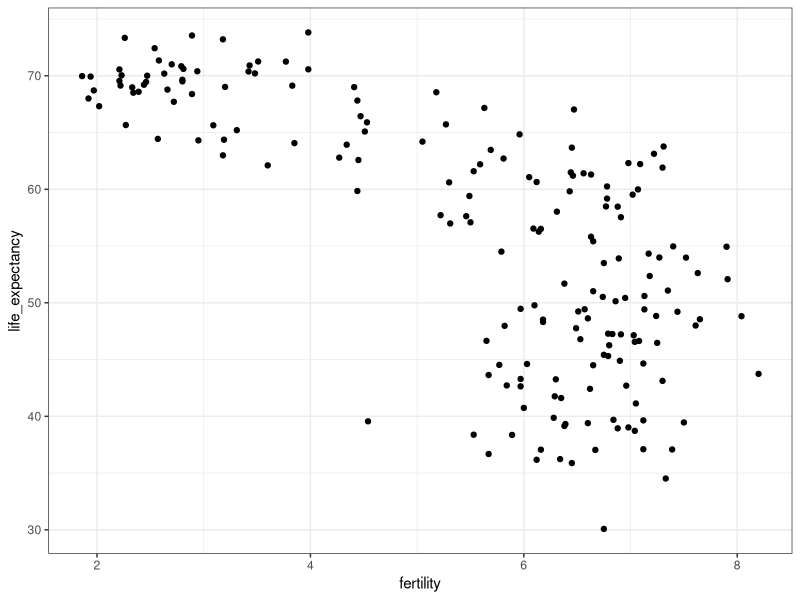
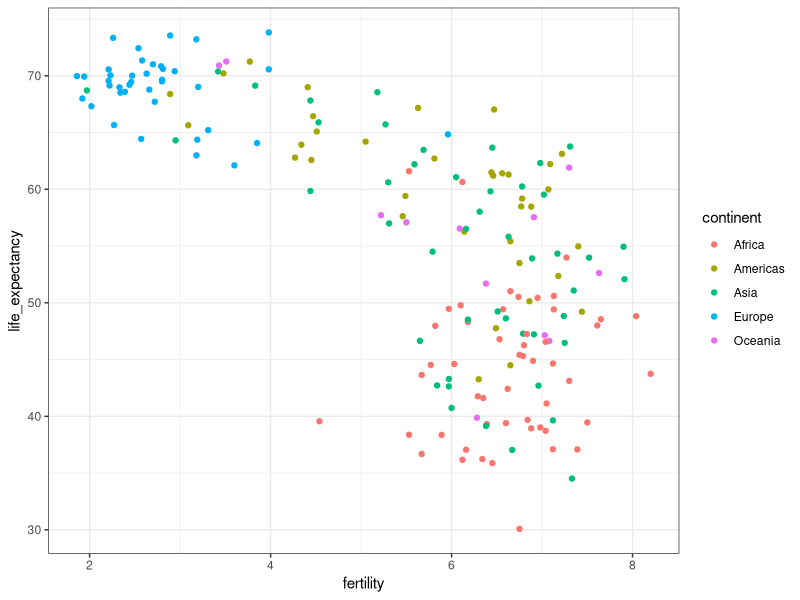
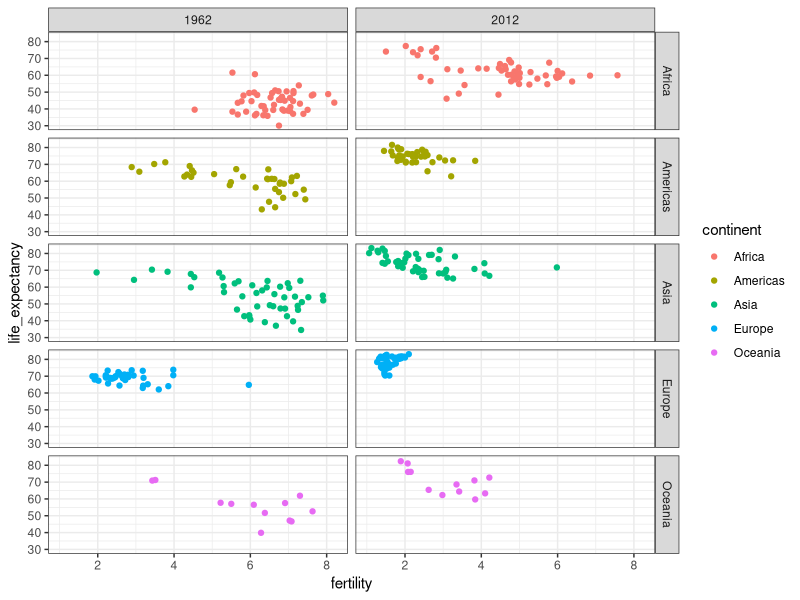
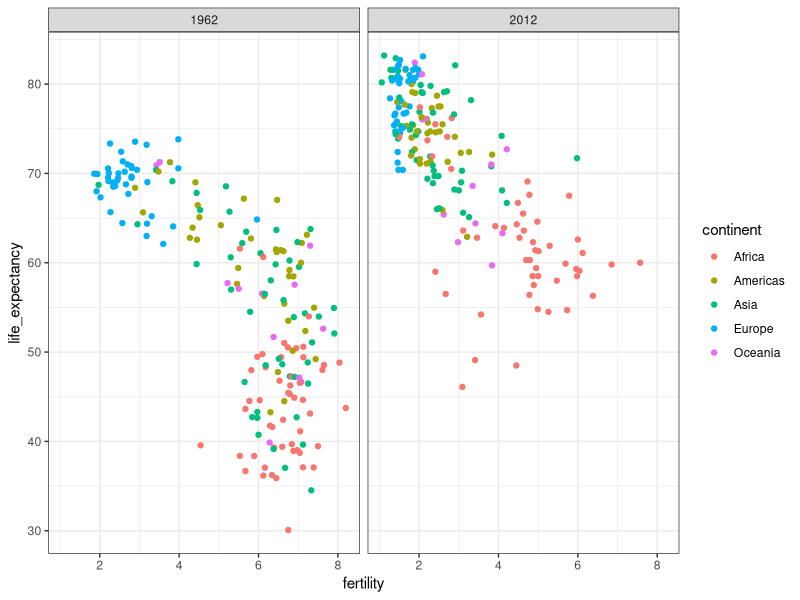
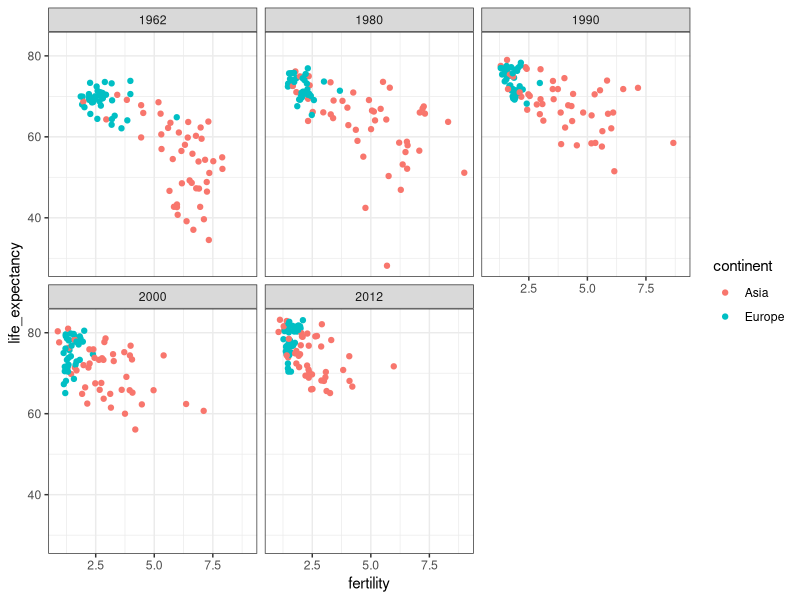
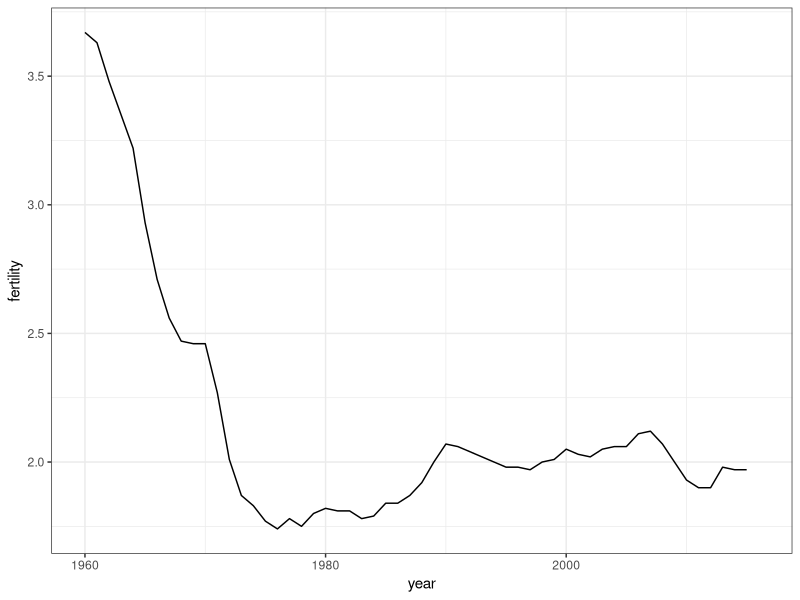
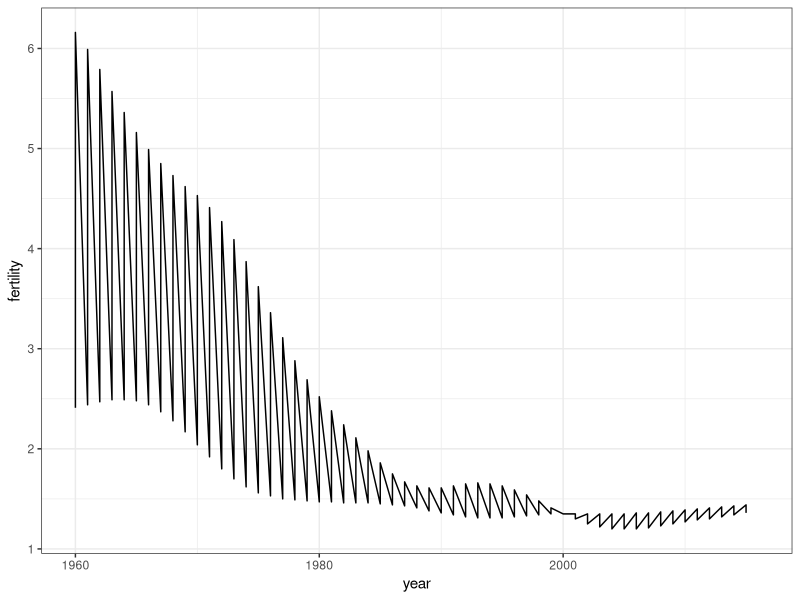
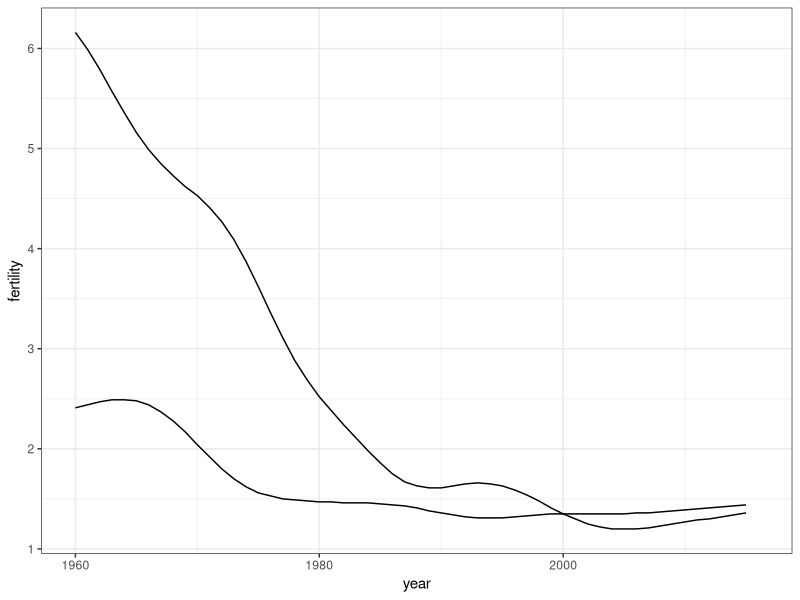

Write R code to recreate these figures, in order.
library(dslabs)
library(tidyverse)
data(gapminder)
head(gapminder)

gapminder %>% 
  filter(year == 2015 & country %in% c("Sri Lanka", "Turkey")) %>%
  select(country, infant_mortality)

ds_theme_set()
filter(gapminder, year==1962) %>%
  ggplot(aes(fertility, life_expectancy)) +
  geom_point()

filter(gapminder, year==1962) %>%
  ggplot(aes(fertility, life_expectancy, color=continent)) +
  geom_point()

filter(gapminder, year%in%c(1962,2012)) %>%
  ggplot(aes(fertility, life_expectancy, color=continent)) +
  geom_point() + 
  facet_grid(continent~year)

filter(gapminder, year%in%c(1962,2012)) %>%
  ggplot(aes(fertility, life_expectancy, color=continent)) +
  geom_point() + 
  facet_grid(.~year)

years <- c(1962, 1980, 1990, 2000, 2012)
continents <- c("Europe", "Asia")
gapminder %>%
  filter(year %in% years & continent %in% continents) %>%
  ggplot(aes(fertility, life_expectancy, col=continent)) +
  geom_point() +
  facet_wrap(.~year)

gapminder %>% filter(country == "United States") %>%
  ggplot(aes(year, fertility)) +
  geom_line()

countries <- c("South Korea", "Germany")
gapminder %>% filter(country %in% countries) %>%
  ggplot(aes(year, fertility)) +
  geom_line()

gapminder %>% filter(country %in% countries) %>%
  ggplot(aes(year, fertility, group=country)) +
  geom_line()

gapminder %>% filter(country %in% countries) %>%
  ggplot(aes(year, fertility, col=country)) +
  geom_line()

labels <- data.frame(country = countries, x=c(1975, 1965), y=c(60,72))
gapminder %>% filter(country %in% countries) %>%
  ggplot(aes(year, life_expectancy, col = country)) + 
  geom_line() +
  geom_text(data = labels, aes(x, y, label = country), size = 5) + 
  theme(legend.position = "none")
